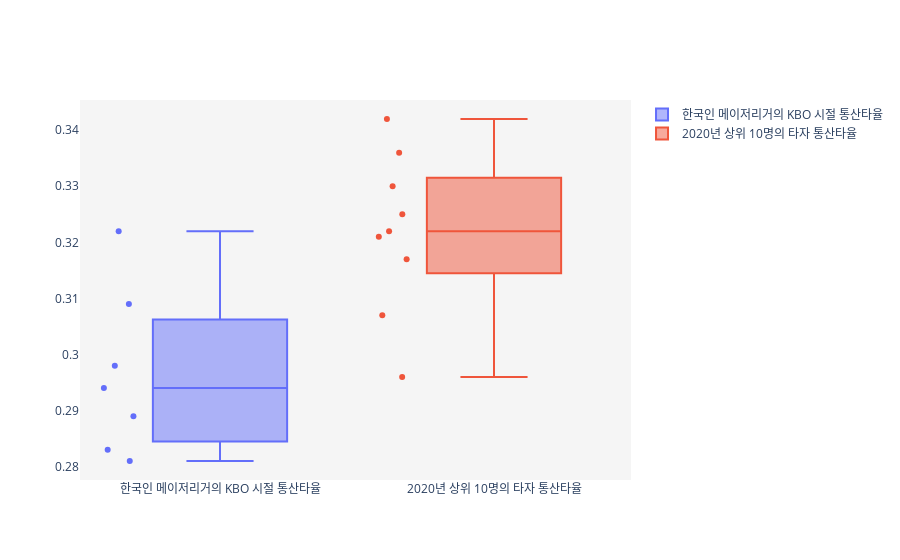

The notebook cell saved with this chart:
### Markdown cell above
- <h3>한국인 메이저리거 선수들의 KBO시절 타율이 예상외로 KBO 상위 10명의 평균보다 낮았다.</h3>
- <h3>경기당 홈런, 타점, 볼넷, 삼진, 실책은 한국인 메이저리거 선수들이 더 높았지만 득점, 안타, 2루타는 KBO 상위 10명의 선수들의 값이 더 높았다.</h3>
- <h3>한국인 메이저리거 선수들와 KBO 상위 10명 선수들 사이에 두드러진 차이가 없어 다른 방법으로 접근해봐야 할 것 같다.</h3>

### Code cell
hitter_majorleaguer_df_by_career = pd.DataFrame(columns=['이름', '타율'])
top10_hitter_df_by_career = pd.DataFrame(columns=['이름', '타율'])

for idx, name in enumerate(hitter_majorleaguer['Name']):
    #print(korean_majorleaguer_dict[name])
    temp_data = [name, float(korean_majorleaguer_dict[name].iloc[korean_majorleaguer_dict[name].shape[0]-1]['타율'])]
    hitter_majorleaguer_df_by_career.loc[idx] = temp_data
    
for idx, name in enumerate(top10_hitter_dict.keys()):
    temp_data = [name, float(top10_hitter_dict[name].iloc[top10_hitter_dict[name].shape[0]-1]['타율'])]
    top10_hitter_df_by_career.loc[idx] = temp_data
    
hovertemplate_ = hitter_majorleaguer_df_by_career['이름'].to_list()

fig = go.Figure()
fig.add_trace(go.Box(y=hitter_majorleaguer_df_by_career['타율'],
                     boxpoints='all',
                    name='한국인 메이저리거의 KBO 시절 통산타율',
                     text=['이름: {}<br>타율: {}'.format(x, y) for x, y in zip(hitter_majorleaguer_df_by_career['이름'],
                                                                           hitter_majorleaguer_df_by_career['타율'])]))
fig.add_trace(go.Box(y=top10_hitter_df_by_career['타율'],
                     boxpoints='all',
                    name='2020년 상위 10명의 타자 통산타율',
                    text=['이름: {}<br>타율: {}'.format(x, y) for x, y in zip(top10_hitter_df_by_career['이름'],
                                                                          top10_hitter_df_by_career['타율'])]))

fig.update_yaxes(showgrid=False, zeroline=False)
fig.update_layout(plot_bgcolor='rgb(245, 245, 245)')
fig.show()

### Figure 1 — Plotly figure (JSON) as saved in the notebook; plotly's stock layout.template omitted (floating-point values rounded to 4 significant figures)
{"data": [{"boxpoints": "all", "name": "한국인 메이저리거의 KBO 시절 통산타율", "text": ["이름: 강정호<br>타율: 0.298", "이름: 김하성<br>타율: 0.294", "이름: 김현수<br>타율: 0.322", "이름: 박병호<br>타율: 0.283", "이름: 이대호<br>타율: 0.309", "이름: 최희섭<br>타율: 0.281", "이름: 황재균<br>타율: 0.289"], "type": "box", "y": [0.298, 0.294, 0.322, 0.283, 0.309, 0.281, 0.289]}, {"boxpoints": "all", "name": "2020년 상위 10명의 타자 통산타율", "text": ["이름: 최형우<br>타율: 0.321", "이름: 손아섭<br>타율: 0.325", "이름: 박민우<br>타율: 0.33", "이름: 페르난데스<br>타율: 0.342", "이름: 이정후<br>타율: 0.336", "이름: 허경민<br>타율: 0.296", "이름: 김현수<br>타율: 0.322", "이름: 강백호<br>타율: 0.317", "이름: 양의지<br>타율: 0.307"], "type": "box", "y": [0.321, 0.325, 0.33, 0.342, 0.336, 0.296, 0.322, 0.317, 0.307]}], "layout": {"plot_bgcolor": "rgb(245, 245, 245)", "yaxis": {"showgrid": false, "zeroline": false}}}
